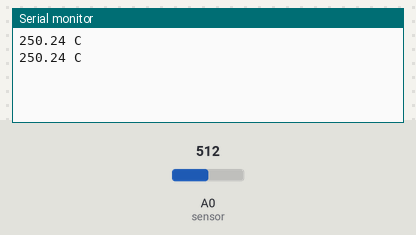
Bench run of a sketch on a simulated Arduino Uno, built with avr-gcc and run on an emulated ATmega328P. Parts: the last lines printed to the serial monitor. Inputs (shaded band) come from the test bench; at power-on: A0 (sensor) = 512.

Above: at 1.8 s.
1.9 s: A0 (sensor) set to 716
At 2.8 s:
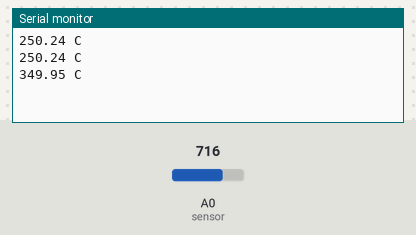
3.4 s: A0 (sensor) set to 900
At 4.8 s:
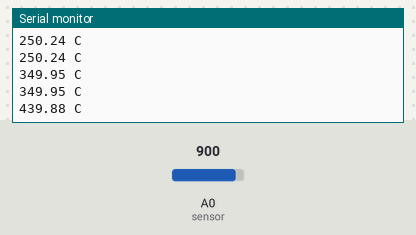
Timing chart, 0 to 6.4 s (numbered marks = the images above; inputs shaded):
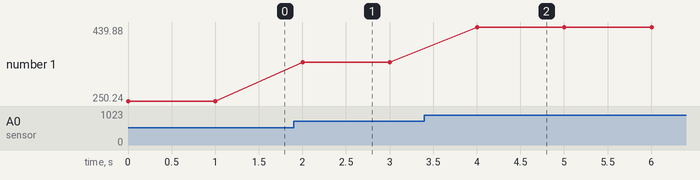

The sketch:

lm35_temperatura.ino
```cpp
const int ledPin=3;
const int sensor=A0;

void setup()
{
  Serial.begin(9600);
}

void loop()
{
  int valor = analogRead(sensor);
  float miliVoltios = (valor / 1023.0) * 5000;
  float grados = miliVoltios / 10;
  Serial.print(grados);
  Serial.println(" C");
  delay(1000);
}
```

Measured:
- after the input at 1.9 s, the serial monitor: prints a new line after 0.10 s (image 1)
- after the input at 3.4 s, the serial monitor: prints a new line after 0.60 s (image 2)
- plotted number 1: 250.24 → 349.95 after the input at 1.9 s, 349.95 → 439.88 after the input at 3.4 s
